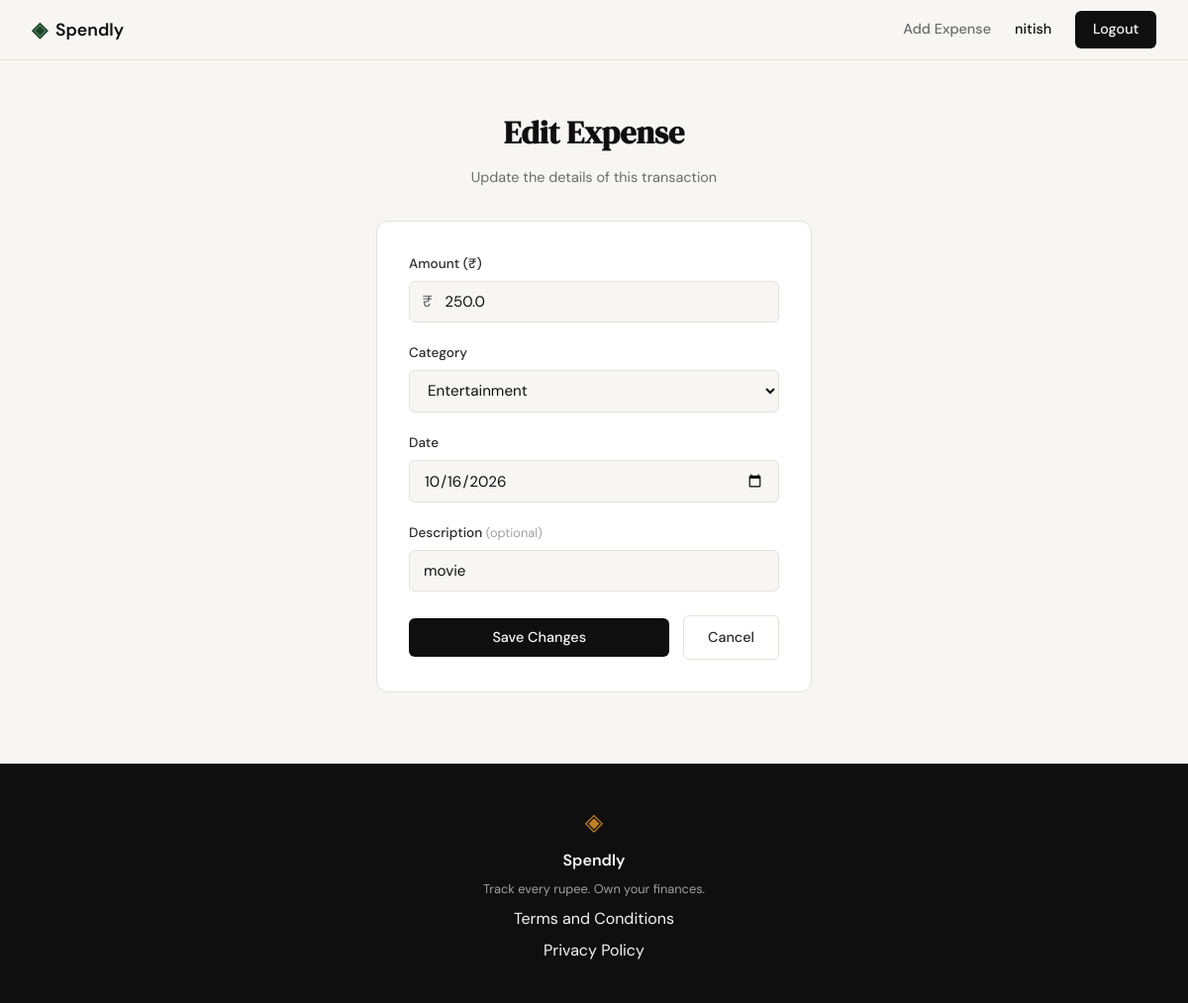
Before: /expenses/119/edit (signed in) with the older database file.
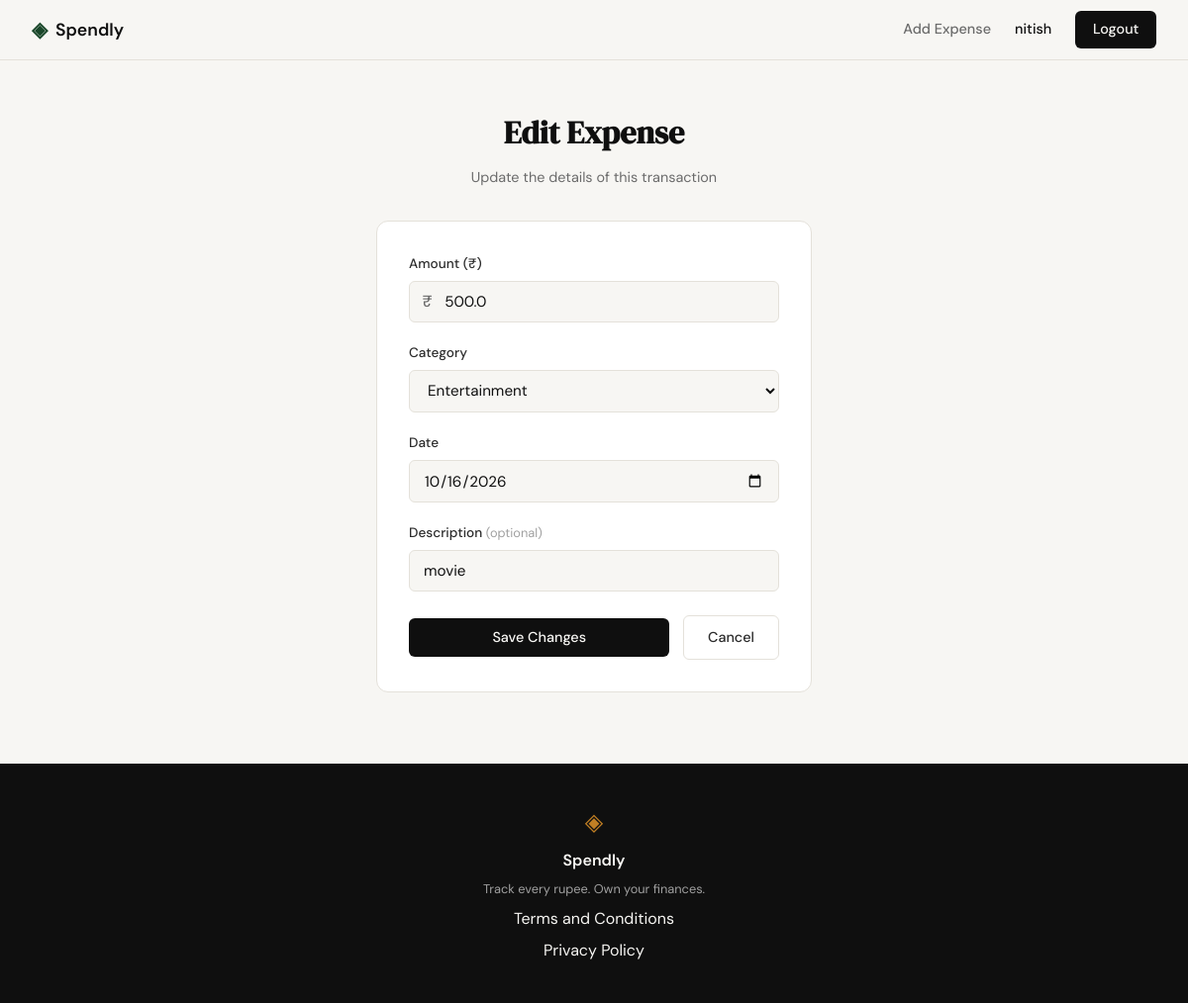
After: the same page with the newer database file.
### tables this page shows
CREATE TABLE expenses (
            id          INTEGER PRIMARY KEY AUTOINCREMENT,
            user_id     INTEGER NOT NULL REFERENCES users(id),
            amount      REAL    NOT NULL,
            category    TEXT    NOT NULL,
            date        TEXT    NOT NULL,
            description TEXT,
            created_at  TEXT    DEFAULT (datetime('now'))
        );

### app.py (the view, shortened to what this page needs)
@app.route("/expenses/<int:id>/edit", methods=["GET", "POST"])
def edit_expense(id):
    user_id = session.get("user_id")
    if not user_id:
        return redirect(url_for("login"))
    expense = get_expense_by_id(id, user_id)
    if expense is None:
        abort(404)
    return render_template(
        "edit_expense.html",
        categories=CATEGORIES,
        expense=expense,
    )

### database/db.py (called while the page is built)
def get_db():
    conn = sqlite3.connect(os.path.abspath(_DB_PATH))
    conn.row_factory = sqlite3.Row
    conn.execute("PRAGMA foreign_keys = ON")
    return conn

### database/queries.py (called while the page is built)
def get_expense_by_id(expense_id, user_id):
    db = get_db()
    try:
        return db.execute(
            """SELECT id, user_id, amount, category, date, description
               FROM expenses WHERE id = ? AND user_id = ?""",
            (expense_id, user_id),
        ).fetchone()
    finally:
        db.close()

### templates/edit_expense.html (shortened to what this page needs)
{% extends "base.html" %}
{% block content %}
<section class="auth-section">
    <div class="auth-container">
        <div class="auth-header">
            <h1 class="auth-title">Edit Expense</h1>
            <p class="auth-subtitle">Update the details of this transaction</p>
        </div>
        <div class="auth-card">
            <form method="POST" action="/expenses/{{ expense.id }}/edit" class="expense-form">
                <div class="form-group">
                    <label for="amount">Amount (₹)</label>
                    <div class="input-with-prefix">
                        <span class="currency-prefix">₹</span>
                        <input type="number" id="amount" name="amount" step="0.01" min="0.01"
                               value="{{ expense.amount or '' }}" placeholder="0.00"
                               class="form-input" required autofocus>
                    </div>
                </div>
                <div class="form-group">
                    <label for="category">Category</label>
                    <select id="category" name="category" class="form-input form-select" required>
                        {% for cat in categories %}
                        <option value="{{ cat }}" {% if expense.category == cat %}selected{% endif %}>{{ cat }}</option>
                        {% endfor %}
                    </select>
                </div>
                <div class="form-group">
                    <label for="date">Date</label>
                    <input type="date" id="date" name="date"
                           value="{{ expense.date or '' }}"
                           class="form-input" required>
                </div>
                <div class="form-group">
                    <label for="description">Description <span class="label-hint">(optional)</span></label>
                    <input type="text" id="description" name="description" maxlength="200"
                           value="{{ expense.description or '' }}"
                           placeholder="e.g. Grocery run or coffee" class="form-input">
                </div>
                <div class="form-actions-row">
                    <button type="submit" class="btn-primary btn-save-expense">Save Changes</button>
                    <a href="{{ url_for('profile') }}" class="btn-ghost">Cancel</a>
                </div>
            </form>
        </div>
    </div>
</section>
{% endblock %}

Changed rows visible on the page:
changed expenses "Entertainment": amount "250.0" → "500.0"
